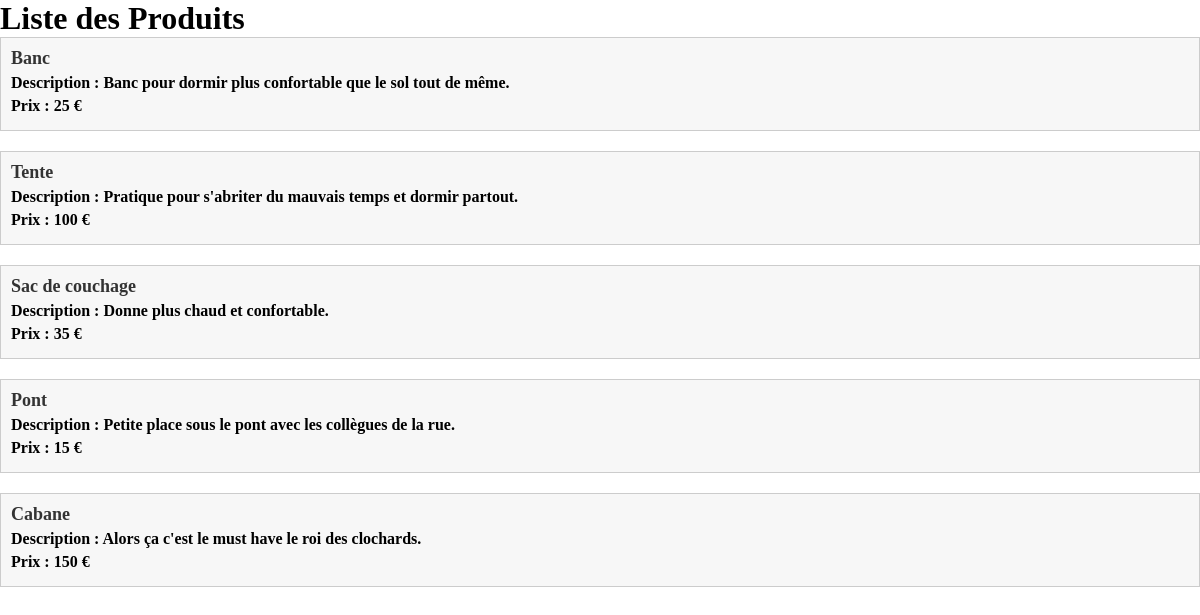
The page /produits.html on the database its author committed.
### tables this page shows
CREATE TABLE "produits" (
	"idProduit"	INTEGER NOT NULL,
	"nom"	VARCHAR(50) NOT NULL,
	"ville"	VARCHAR(50) NOT NULL,
	"adresse"	VARCHAR(50) NOT NULL,
	"description"	VARCHAR(50) NOT NULL,
	"prix"	INTEGER NOT NULL,
	PRIMARY KEY("idProduit")
);

### handler.py (the view)
@app.route('/produits.html')
def produits():
    liste_produits = select_produits()
    return render_template('templates/produits.html', liste=liste_produits)

### selection.py (called while the page is built)
def select_produits():
    liste_produit = []
    con = sqlite3.connect(os.path.join(os.getcwd(), 'SdfTown.sqlite'))
    cursor = con.cursor()
    cursor.execute("SELECT * FROM produits")
    result = cursor.fetchall()
    con.close()
    for i in result:
        produit = {"nom":i[1],"ville":i[2],"adresse":i[3],"description":i[4],"prix":i[5]}
        liste_produit.append(produit)
    return liste_produit

### templates/produits.html (shortened to what this page needs)
<!DOCTYPE html>
<html lang="en">
<head>
    <link rel="stylesheet" href="../static/produits.css">
</head>
<body>
<form action="/produits" method="GET">
    <h1>Liste des Produits</h1>
    <ul>
        {% for produit in liste %}
            <li>
                <h2>{{ produit.nom }}</h2>
                <p class="description">Description : {{ produit.description }} </p>
                <p class="prix">Prix : {{ produit.prix }} €</p>
            </li>
        {% endfor %}
    </ul>
</form>
</body>
</html>

### static/produits.css (style rules this page uses)
* { box-sizing: border-box; margin: 0; padding: 0; }
li { margin-bottom: 20px; padding: 10px; list-style: none; border: 1px solid #ccc; background-color: #f7f7f7; }
h2 { font-size: 18px; color: #333; margin: 0; }
p { margin: 5px 0; }
.description { font-weight: bold; }
.prix { font-weight: bold; }

### rows shown on the page
produits: nom "Banc", description "Banc pour dormir plus confortable que le sol tout de même.", prix "25"
produits: nom "Tente", description "Pratique pour s'abriter du mauvais temps et dormir partout.", prix "100"
produits: nom "Sac de couchage", description "Donne plus chaud et confortable.", prix "35"
produits: nom "Pont", description "Petite place sous le pont avec les collègues de la rue.", prix "15"
produits: nom "Cabane", description "Alors ça c'est le must have le roi des clochards.", prix "150"
